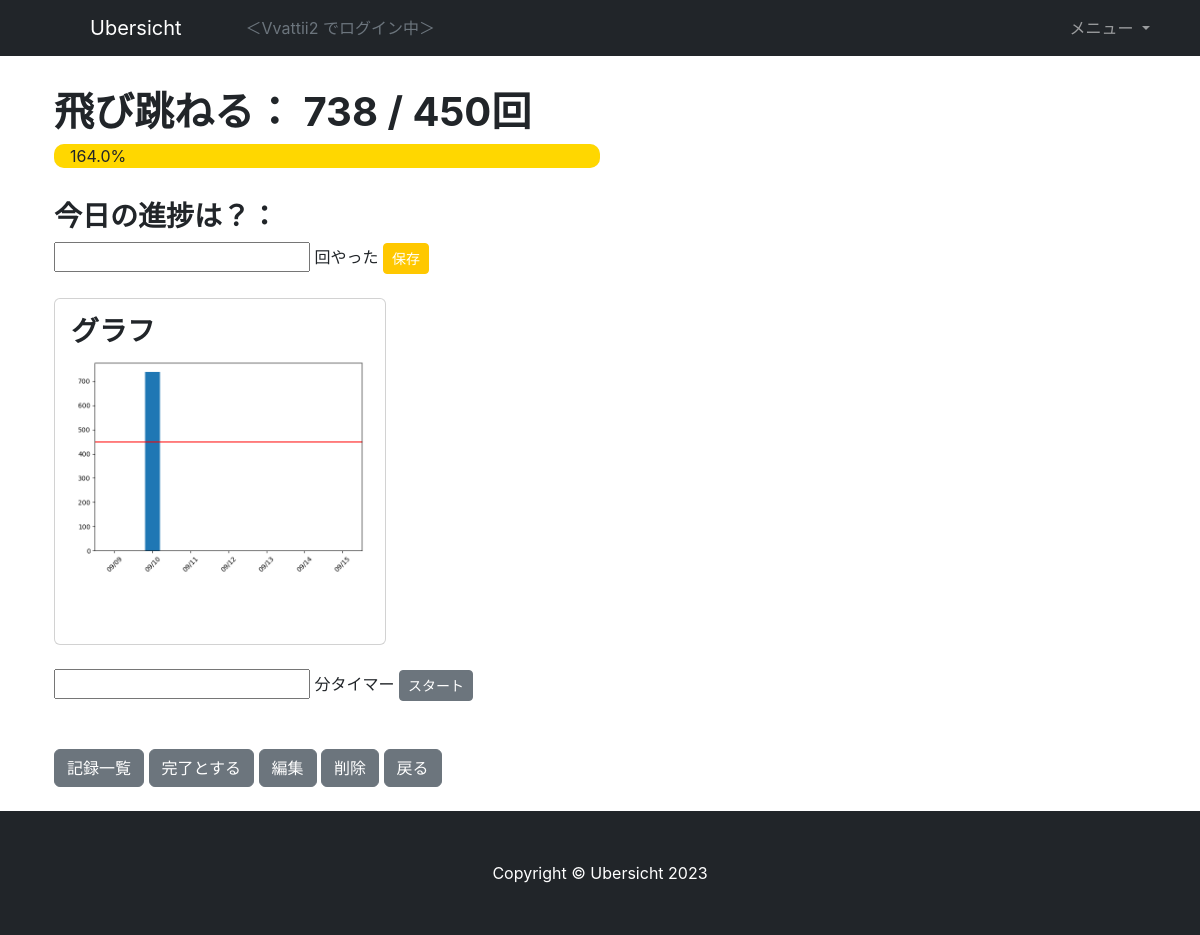
The page /todo/5 (signed in) on the database as committed earlier.
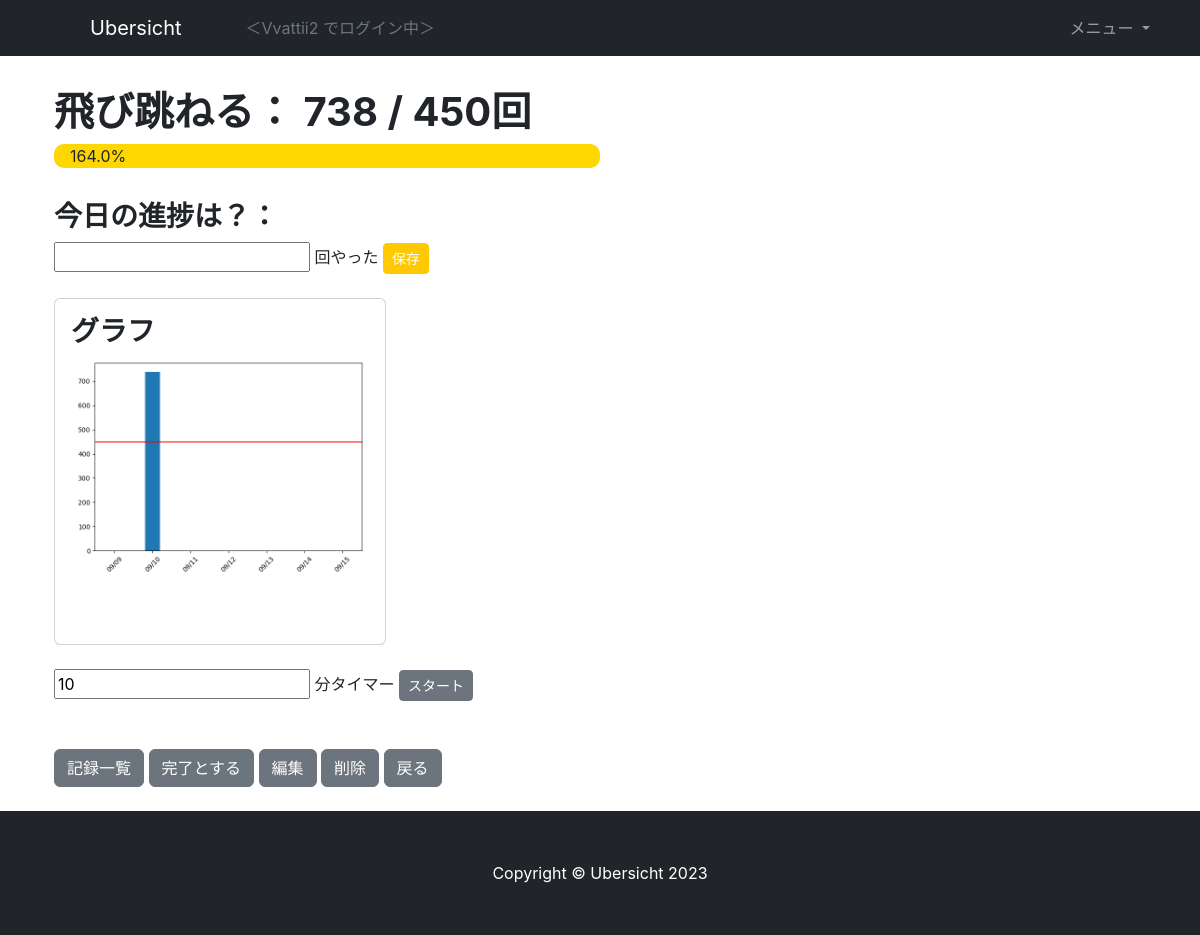
The same page on the database as committed later.
### todo/models.py (models this page shows, shortened)
class Todos(models.Model):
    goal = models.ForeignKey(Goals, on_delete=models.CASCADE)
    title = models.CharField(verbose_name='タイトル', max_length=50)
    from_date = models.DateField(verbose_name='作成日', auto_now_add=True)
    until_date = models.DateField(verbose_name='期日', null=True, blank=True)
    image = models.ImageField(verbose_name='画像', null=True, blank=True,
                            upload_to='todo/images/')
    timer = models.IntegerField(verbose_name='タイマー', null=True, blank=True)
    amount = models.IntegerField(verbose_name='合計', null=True, blank=True)
    type = models.CharField(verbose_name='タイプ', default='task', max_length=20,
                            choices=TypeChoices.choices)
    current = models.IntegerField(verbose_name='進捗', default=0)
    memo = models.TextField(verbose_name='メモ', null=True, blank=True)
    state = models.IntegerField(verbose_name='状態', default=State.NORMAL.value)
    every_ndays = models.IntegerField(verbose_name='繰り返し期間', null=True, blank=True)
    @property
    def unit(self) -> str:
        if self.type == 'task':
            return ''
        elif self.type == 'training':
            return '回'
        elif self.type == 'exam':
            return '点'
        elif self.type == 'reading':
            return 'ページ'
        else:
            return ''
    @property
    def activity(self) -> str:
        if self.type == 'task':
            return ''
        elif self.type == 'training':
            return '回やった'
        elif self.type == 'exam':
            return '点取れた'
        elif self.type == 'reading':
            return 'ページまで読んだ'
        else:
            return ''
    @property
    def is_completed(self) -> bool:
        return State(self.state) == State.COMPLETED
    @property
    def percent(self) -> float | None:
        if not self.amount:
            return None
        else:
            return self.current / self.amount * 100

### todo/views.py (the view, shortened to what this page needs)
# urls.py: path('todo/<int:pk>', TodoDetailView.as_view(), name='todo_detail'),
@method_decorator(login_required, name='dispatch')
class TodoDetailView(GetGoal, DetailView):
    template_name = 'todo_detail.html'
    model = Todos
    context_object_name = 'todo'
    def get_context_data(self, **kwargs: Any) -> dict[str, Any]:
        from . import graph
        qs = Records.objects.filter(todo=self.kwargs['pk'], done_at__gte=datetime.now() - timedelta(days=7))
        if not qs:
            context = super().get_context_data(**kwargs)
            context['chart_no_data'] = True
            return context
        x = [date.today() - timedelta(days=dy) for dy in range(6, -1, -1)]
        y = []
        if self.object.type == 'training':
            y.append(self.object.current)
            for day in reversed(x):
                dx = qs.filter(done_at__date=day).aggregate(models.Sum('num'))['num__sum']
                if dx is None:
                    y.append(y[-1])
                    y[-2] = 0
                else:
                    y.append(y[-1]-dx)
            y.pop()
            y.reverse()
        x_tick = [day.strftime('%m/%d') for day in x]
        chart = graph.Plot_Graph(x_tick,y, self.object.amount)
        context = super().get_context_data(**kwargs)
        context['chart'] = chart
        return context

### todo/graph.py (called while the page is built)
def Output_Graph():
    buffer = BytesIO()
    plt.savefig(buffer, format='png')
    buffer.seek(0)
    image_png = buffer.getvalue()
    graph = base64.b64encode(image_png)
    graph = graph.decode('utf-8')
    buffer.close()
    return graph

def Plot_Graph(x, y, threshold=None):
    plt.rcParams['font.family'] = 'MS Gothic'
    plt.switch_backend('AGG')
    plt.figure(figsize=(2, 1))
    fig, ax = plt.subplots()
    bar_width = 0.4
    bars = ax.bar(x, y, bar_width)
    if threshold is not None:
        plt.axhline(y=threshold, color='r')
    plt.xlabel('')
    plt.ylabel('')
    plt.xticks(rotation=45)
    plt.tight_layout()
    graph = Output_Graph()
    return graph

### todo/views.py (called while the page is built)
def get_goal(user) -> Optional[Goals]:
    if user.is_anonymous:
        return None
    goal = Goals.objects.filter(user=user, is_completed=False)
    if goal.exists():
        return goal[0]
    else:
        return None

    def get_context_data(self, **kwargs):
        context = super().get_context_data(**kwargs)
        context['goal'] = get_goal(self.request.user)
        return context

### todo/templates/todo_detail.html (shortened to what this page needs)
{% extends 'base.html' %}
{% load static %}
{% block contents %}
<div class="container px-4">
    <div class="row gx-4 gx-lg-4 my-4">
        <div class="col py-2">
            <h1>
                {{ todo.title }}：
                {% if todo.amount is not None %}
                {{ todo.current }} / {{ todo.amount }}{{ todo.unit }}
                {% endif %}
            </h1>
            {% if todo.is_completed %}
            <div class="progBar" style="width:50%;">
                <p class="bar card-text" style="width:100%; background-color: #33FF33;">
                    <div class="bar-label">完了済み</div>
                </p>
            </div>
            {% elif todo.percent is not None %}
            <div class="progBar" style="width:50%;">
                <p class="bar card-text" style="width:{{todo.percent}}%">
                    <div class="bar-label">{{ todo.percent|floatformat:1 }}%</div>
                </p>
            </div>
            {% endif %}
        </div>
    </div>
    {% if not todo.is_completed %}
    <div class="row">
        <h3>今日の進捗は？：</h3>
        <form action="{% url 'todo:record_add' %}" method="get">
            <input type="number" name="num" id="id_num" autofocus>  {{ todo.activity }}
            <button type="submit" class="btn btn-primary btn-sm">保存</button>
        </form>
    </div>
    {% endif %}
    <div class="row gx-4 gx-lg-5">
        {% if not chart_no_data %}
        <div class="col-md-4">
            <div class="card h-100 my-4">
                <div class="card-body">
                    <h3 class="card-title">グラフ</h3>
                    <img style="max-width: 100%;">
                </div>
            </div>
        </div>
        {% endif %}
    </div><br>
    {% if not todo.is_completed %}
    <form action="{% url 'todo:timer' %}" method="get" class="my-4">
        <input type="number" name="timer" value={{todo.timer}} id="id_timer">
        分タイマー
        <button type="submit" class="btn btn-secondary btn-sm">スタート</button>
    </form>
    {% endif %}
    <div class="row py-4">
        <div class="col">
            <a href="{% url 'todo:record_list' pk=todo.pk %}" class="btn btn-secondary">記録一覧</a>
            {% if not todo.is_completed %}
            <a href="{% url 'todo:todo_complete' pk=todo.pk %}" class="btn btn-secondary">完了とする</a>
            <a href="{% url 'todo:todo_config' pk=todo.pk %}" class="btn btn-secondary">編集</a>
            <a href="{% url 'todo:todo_delete' pk=todo.pk %}" class="btn btn-secondary">削除</a>
            {% endif %}
            <a href="{% url 'todo:main' %}" class="btn btn-secondary">戻る</a>
        </div>
    </div>
</div>
{% endblock contents %}

Rows that differ between the two databases and show on the page:
changed Todos "飛び跳ねる": timer (not shown) → "10"
